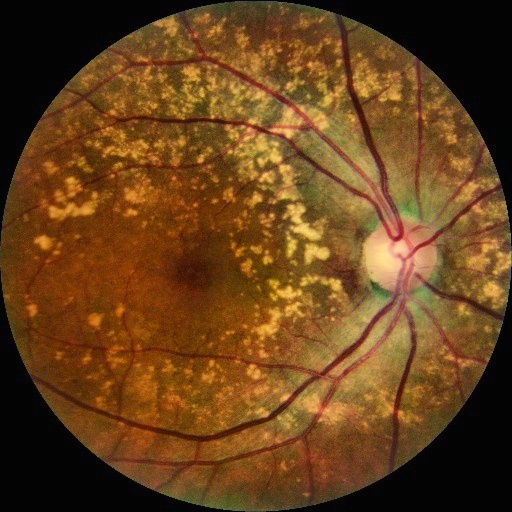
#> input picture web/src/assets/age_related_macular_degeneration.jpg, 512 x 512 px
$ python -i GaussianFilter.py   (imports and definitions only)
#> lines starting #> are read from the running program, lines starting #| are printed output that depends on the picture; after the words box and inside, x2 and y2 are one past the last pixel; in counts of white or black regions, pixels touching at a corner belong together
#> in load_ben_color, image is the input picture: shape (512, 512, 3); mean B, G, R 26.8, 65.6, 103.9
import os
import cv2
from tqdm import tqdm
import numpy as np


# Crop black areas
def crop_image_from_gray(img, tol=7):
#> called with tol = 7
    if img.ndim == 2:
        mask = img > tol
        return img[np.ix_(mask.any(1), mask.any(0))]
    elif img.ndim == 3:
        gray_img = cv2.cvtColor(img, cv2.COLOR_RGB2GRAY)
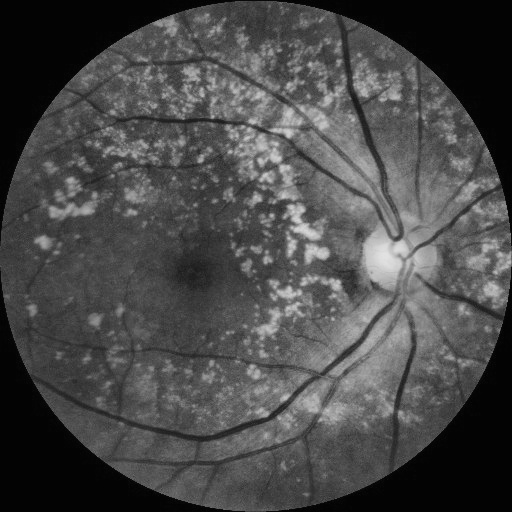
#> gray_img: shape (512, 512); min 0, max 227, mean 72.7
        mask = gray_img > tol
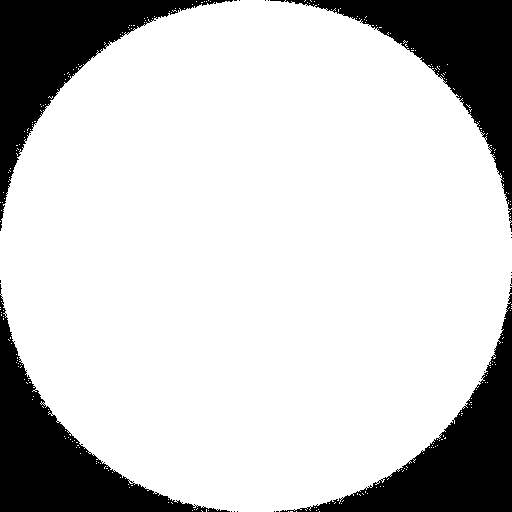
#> mask: shape (512, 512) bool; 79.2% white; 21 black regions (17 under 20 px), largest, box (x1, y1, x2, y2) and area: (270, 0, 512, 232) 13725, (0, 0, 233, 231) 13672, (280, 287, 512, 512) 13640, (0, 284, 230, 512) 13555

        check_shape = img[:, :, 0][np.ix_(mask.any(1), mask.any(0))].shape[0]
#> check_shape = 512
        if (check_shape == 0):  # image is too dark so that we crop out everything,
            return img  # return original image
        else:
            img1 = img[:, :, 0][np.ix_(mask.any(1), mask.any(0))]
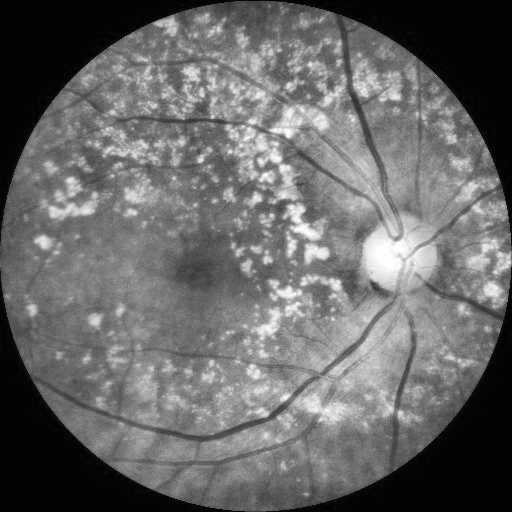
#> img1: shape (512, 512); min 0, max 255, mean 103.9
            img2 = img[:, :, 1][np.ix_(mask.any(1), mask.any(0))]
            img3 = img[:, :, 2][np.ix_(mask.any(1), mask.any(0))]
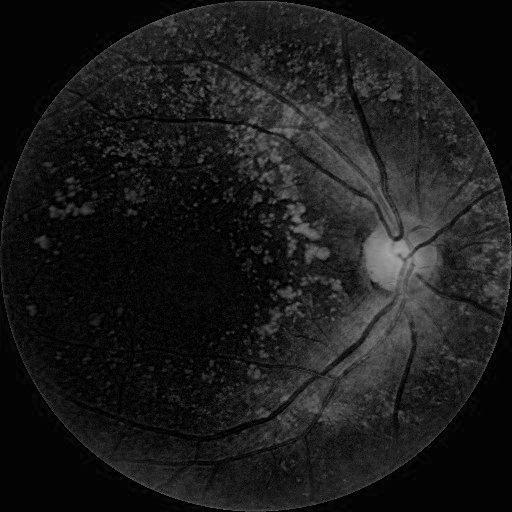
#> img3: shape (512, 512); min 0, max 167, mean 26.8
            #         print(img1.shape,img2.shape,img3.shape)
            img = np.stack([img1, img2, img3], axis=-1)
        #         print(img.shape)
        return img


# Gaussian Filter
def load_ben_color(path, sigmaX=10):
    image = cv2.imread(path)
    image = cv2.cvtColor(image, cv2.COLOR_BGR2RGB)
    image = crop_image_from_gray(image)
    image = cv2.resize(image, (224, 224))
#> image: shape (224, 224, 3)
    image = cv2.addWeighted(image, 4, cv2.GaussianBlur(image, (0, 0), sigmaX), -4, 128)
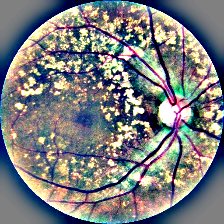
#> image: shape (224, 224, 3); mean R, G, B 124.4, 125.3, 126.9
    return image

>>> result = load_ben_color('../web/src/assets/age_related_macular_degeneration.jpg')

$ run again, on web/src/assets/cataract.jpg
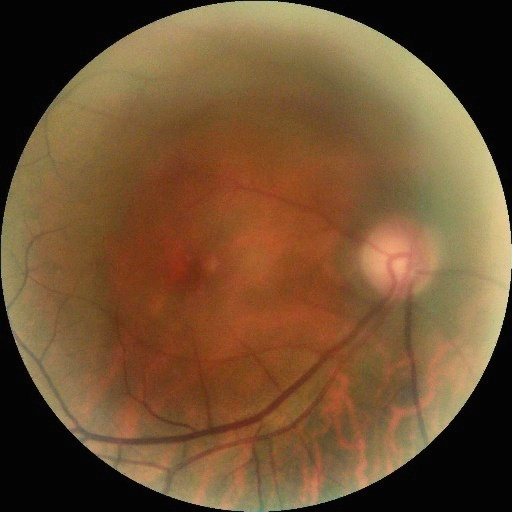
#> input picture web/src/assets/cataract.jpg, 512 x 512 px
#> in load_ben_color, image is the input picture: shape (512, 512, 3); mean B, G, R 50.3, 81.2, 112
#> in crop_image_from_gray, `mask = gray_img > tol`:
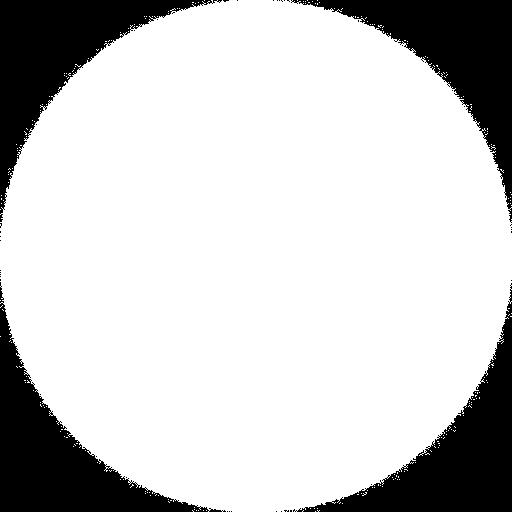
#> mask: shape (512, 512) bool; 79.4% white; 45 black regions (41 under 20 px), largest, box (x1, y1, x2, y2) and area: (0, 282, 226, 512) 13528, (0, 0, 222, 222) 13478, (291, 0, 512, 223) 13414, (293, 283, 512, 512) 13383
#> in load_ben_color, `image = cv2.addWeighted(image, 4, cv2.GaussianBlur(image, (0, 0), sigm..`:
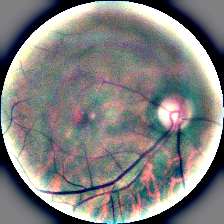
#> image: shape (224, 224, 3); mean R, G, B 128, 127.4, 127

$ run again, on web/src/assets/diabetes.jpg
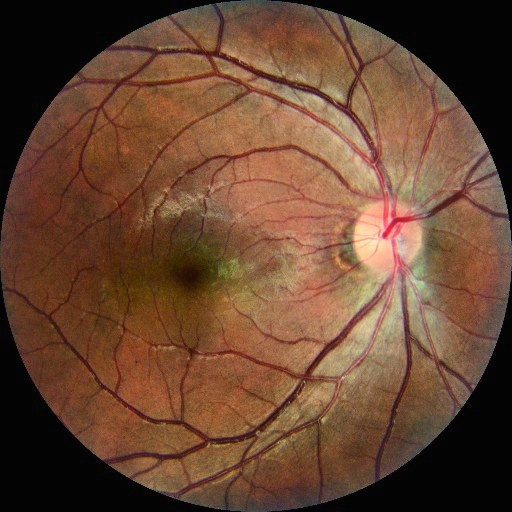
#> input picture web/src/assets/diabetes.jpg, 512 x 512 px
#> in load_ben_color, image is the input picture: shape (512, 512, 3); mean B, G, R 49.6, 70.2, 104.4
#> in crop_image_from_gray, `mask = gray_img > tol`:
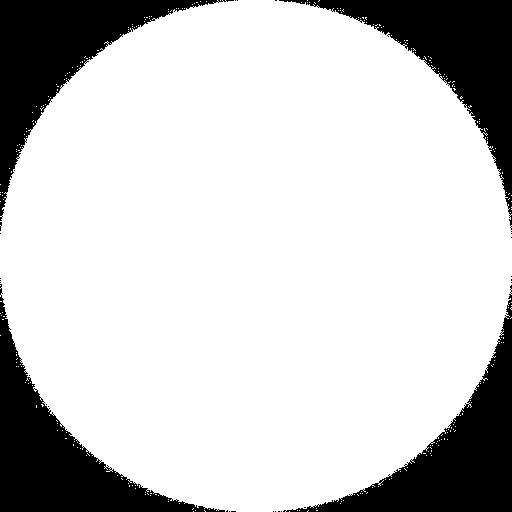
#> mask: shape (512, 512) bool; 79.3% white; 31 black regions (27 under 20 px), largest, box (x1, y1, x2, y2) and area: (283, 285, 512, 512) 13579, (0, 0, 234, 221) 13570, (279, 0, 512, 230) 13547, (0, 284, 225, 512) 13537
#> in load_ben_color, `image = cv2.addWeighted(image, 4, cv2.GaussianBlur(image, (0, 0), sigm..`:
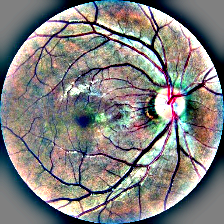
#> image: shape (224, 224, 3); mean R, G, B 130.3, 129, 127.5

$ run again, on web/src/assets/glaucoma.jpg
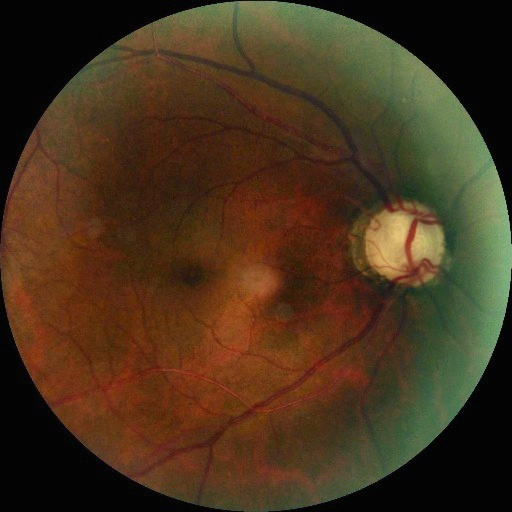
#> input picture web/src/assets/glaucoma.jpg, 512 x 512 px
#> in load_ben_color, image is the input picture: shape (512, 512, 3); mean B, G, R 28.8, 51.5, 72.2
#> in crop_image_from_gray, `mask = gray_img > tol`:
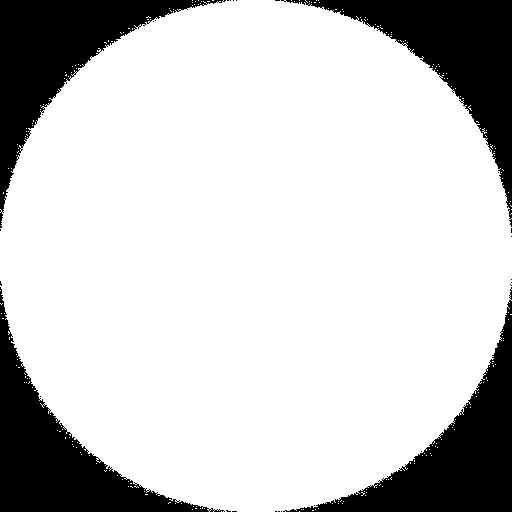
#> mask: shape (512, 512) bool; 79.3% white; 28 black regions (24 under 20 px), largest, box (x1, y1, x2, y2) and area: (281, 0, 512, 227) 13595, (0, 0, 226, 228) 13573, (283, 287, 512, 512) 13540, (0, 287, 225, 512) 13495
#> in load_ben_color, `image = cv2.addWeighted(image, 4, cv2.GaussianBlur(image, (0, 0), sigm..`:
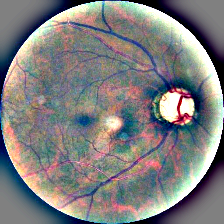
#> image: shape (224, 224, 3); mean R, G, B 127.5, 126.7, 127.4
